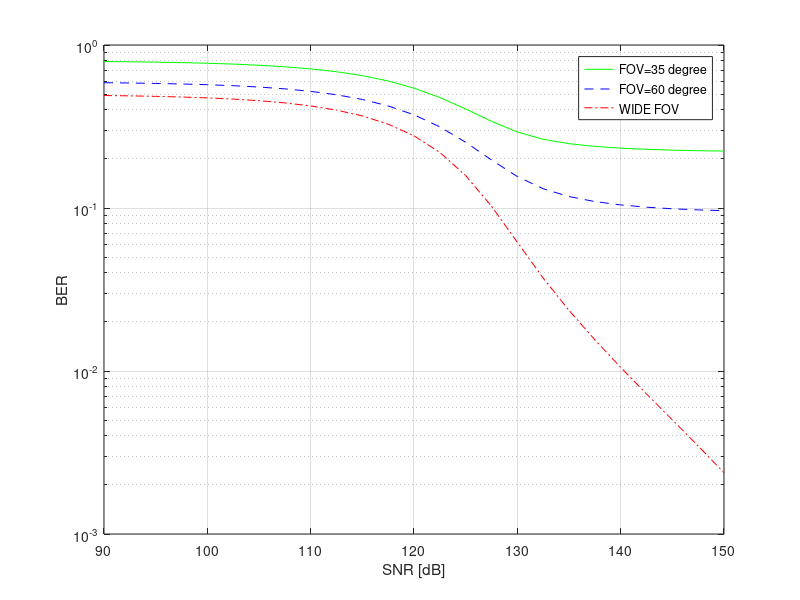

Recreate this plot in MATLAB.
clc
clear all;
close all;

dim=60;                                                     %%%% width of x axis
snrlowerlimit=90;                                           %%%% x axis is ber vs snr
parts=10000;                                                 %%%% larger it is better the results
incre=2.5;
hac=snrlowerlimit:incre:snrlowerlimit+dim;

BER=zeros(length(hac),3);
snr=zeros(length(hac),1);                                         

fov1=pi*(35/180);
fov2=pi*(60/180); 

delta=[0.1318 9.85e-12];                                       %%% 1----FOV=35 degree
product1=0.058161757735338 ;                                   %%% 2----FOV=60 degree
cdf1=0.441287994957038;                                        %%% 3----wide FOV
product2= 1.849314141758325e-12;
cdf2= 0.187747628604906;

cdf=[cdf1 cdf2];
fov=[fov1 fov2 ];
product=[product1 product2 0];
 const=[1.5069 1.3012 1.2926];                    %% from different program

gamma=3;                                 
d=2.5;
hc2=(((gamma+1)/2)*(9.55e-5)*((9+(d^2))^(-1*((gamma+1)/2))))^2;     %%   6.7451e-13                                                                    %  hc2= (hc)^2

%%%%%%%%%%%%%%%%%%%%%%%%%%%%%%%%%%%%%%%%%%%%%%%%%%%%%%%%%%%%%%%%%%%%%%%%%%%%%%%%%%%%%%%%%%%%%%%%%%%%%%%%%%%%

for aa=1:1:2 
    count=0;
for s=snrlowerlimit:incre:snrlowerlimit+dim
    count=count+1;
    k=s;
    s=count;
    ebno=10^(k/10);
    en=1/ebno;
    snr(s,1)=k;

init=0;
fina=hc2;
chang=(fina-init)/parts
  for x=init+chang:chang:fina-chang
         zz=0.5*acos((2*x*(1/hc2))-1);
        ff1=sqrt(2*pi*(pi/9));
        ff2=sqrt((4*x)*(hc2-x));                  % for normal distribution with narrow fov
        ff3=exp(((zz-(pi/6))^2)/(2*(pi/9)));
        ff=(const(aa))/(ff1*ff2*ff3);
        ggn=erfc(sqrt(ebno*x*0.5))*0.5*ff;
        BER(s,aa)=BER(s,aa)+ ggn*chang;
    end
        x=0; 
        ffff=cdf(aa);
        ggggn=erfc(sqrt(ebno*x*0.5))*0.5*ffff;
       BER(s,aa)=BER(s,aa)+ ggggn;    
end
end   

%%%%%%%%%%%%%%%%%%%%%%%%%%%%%%%%%%%%%%%%%%%%%%%%%%%%%%%%%%%%%%%%%%%%%%%%%%%%%%%%%%%%%%%%%%%%%%%%%%%%%%%%%%%%%


aa=3;
count=0;
for s=snrlowerlimit:incre:snrlowerlimit+dim
    count=count+1;
k=s;
s=count;
ebno=10^(k/10);
snr(s,1)=k;
init=0;
fina=hc2;
chang=(fina-init)/parts;
  for x=init+chang:chang:fina-chang
         zz=0.5*acos((2*x*(1/hc2))-1);
        ff1=sqrt(2*pi*(pi/9));
        ff2=sqrt((4*x)*(hc2-x));                  % for normal distribution with wide FOV
        ff3=exp(((zz-(pi/6))^2)/(2*(pi/9)));
        ff=(const(aa))/(ff1*ff2*ff3);
         ggn=erfc(sqrt(ebno*x*0.5))*0.5*ff;
        BER(s,aa)=BER(s,aa)+ ggn*chang;
    end    
end

%%%%%%%%%%%%%%%%%%%%%%%%%%%%%%%%%%%%%%%%%%%%%%%%%%%%%%%%%%%%%%%%%%%%%%%%%%%%%%%%%%%%%%%%%%%%%%%%%%%%%%%%%%%%%%%%%%%%%%5

semilogy(snr,BER(:,1),'-g');
hold on
semilogy(snr,BER(:,2),'--b');
hold on
semilogy(snr,BER(:,3),'-.r');
grid on

ylabel('BER');
xlabel('SNR [dB]');
legend('FOV=35 degree','FOV=60 degree','WIDE FOV');



